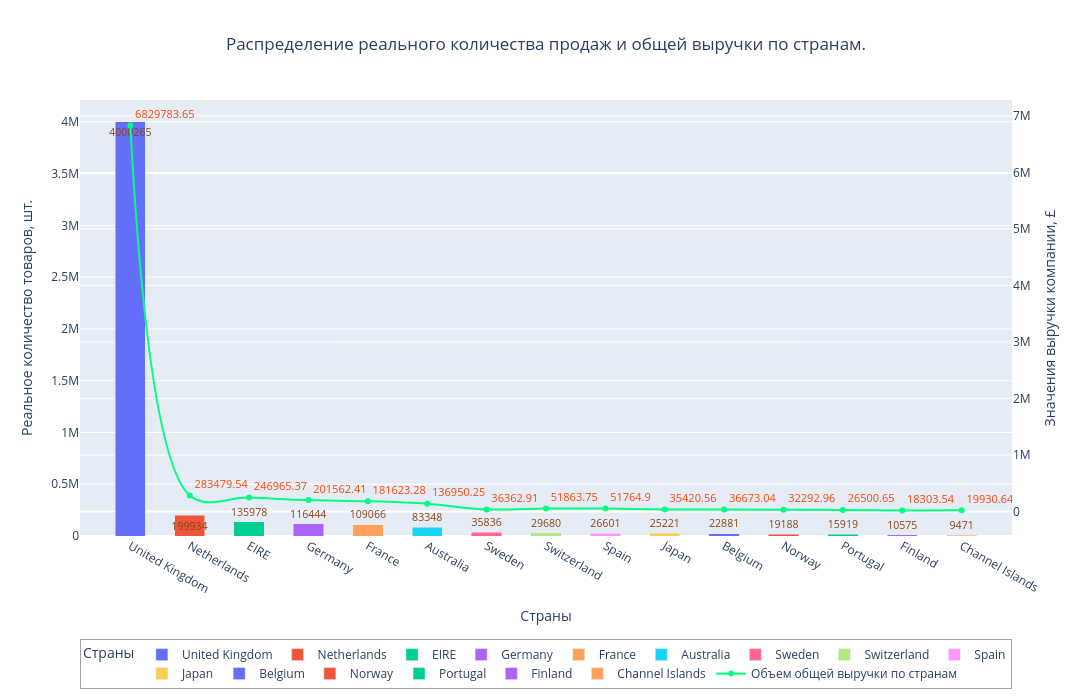
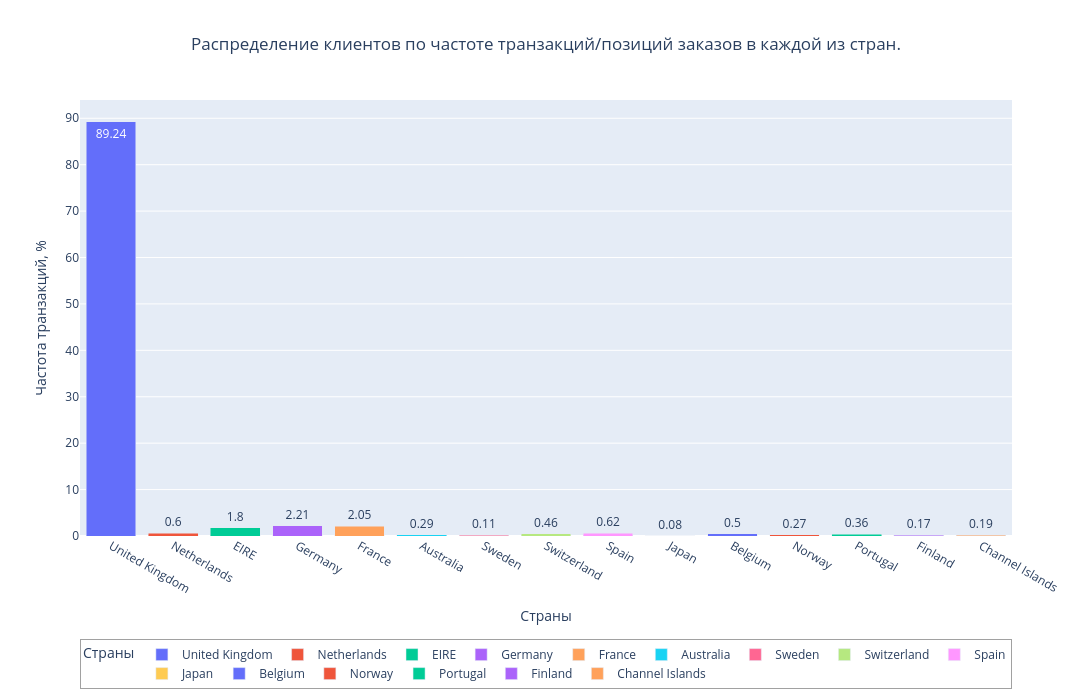

Notebook code cell kept with these figures, in order:
### Markdown cell above
Теперь посмотрим детальнее на клиентов из разных стран. Для более лучшего восприятия визуализации построим диаграммы только для клиентов 15 стран, которые составляют рейтинг наибольших продаж. Стоит отметить, что данные по этим 15 странам составляют около 99% от всех данных. Далее будем рассматривать эти страны.

### Code cell
data_country=data_cleaned.groupby(by='Country',as_index=False).agg({'RealQuantity':'sum', 'TotalPrice':'sum','InvoiceNo':lambda x: round(x.shape[0]/data_cleaned.shape[0]*100, 2)}).\
    rename(columns={'InvoiceNo':'Transaction_frequency'})
display(data_country)
# Построим столбчатую диаграмму и линейный график для визуализации распределения реального количества продаж и общей выручки по странам.
diag_barplot = px.bar(data_frame = data_country.nlargest(n=15, columns=['RealQuantity','TotalPrice']),#.sort_values(by=['RealQuantity','TotalPrice'], ascending=False,)[:15] #ignore_index=True),
            x='Country', y='RealQuantity', 
            barmode='stack', color='Country',
            text='RealQuantity', orientation='v',
            title="Распределение реального количества продаж и общей выручки по странам.", 
            #pattern_shape='Country', pattern_shape_sequence=["/", "x", "\\", "+"],
            labels={'RealQuantity':'Реальное количество товаров, шт.', 'Country':'Страны'},
            height =700, width = 1300,)
diag_barplot.update_layout( uniformtext_minsize=10, uniformtext_mode='show', title_xanchor='center', title_x=0.5) # настраиваем подпись на столбцах диаграммы и заголовок диаграммы
diag_barplot.update_layout( legend=dict( font = dict(size= 12), borderwidth=0.5, orientation= 'h', x= 0.5, y= -0.35,  maxheight = 0.1,
                               xanchor= 'center', yanchor= 'bottom')) # настраиваем легенду
#diag_barplot.update_traces(showlegend=False)  #Отключаем легенду
#diag_barplot.update_yaxes(visible=True, showticklabels=False)
diag_barplot.update_traces(width=0.51, textfont_size=13, textposition = "auto", textangle=0, textfont_color='saddlebrown') # настраиваем ширину столбцов диаграммы и подписи на ней
diag_barplot.update_xaxes(side = 'bottom') # место подписи на оси x
diag_barplot.add_trace(px.line(data_frame=data_country.nlargest(n=15, columns=['RealQuantity','TotalPrice']), x='Country', \
    y='TotalPrice', color_discrete_sequence= ['springgreen'], line_shape = 'spline', text='TotalPrice')# line_dash_sequence=['dashdot'])\
    .update_traces(hovertemplate='Объем выручки: %{y} £<br>в стране: %{x}')
    .update_traces(yaxis="y3", name="Объем общей выручки по странам", textfont_color='orangered', textposition = "top right", textfont_size=11).data[0])\
    .update_layout(yaxis3={"overlaying": "y", "side": "right", "title_text":"Значения выручки компании, £"}, showlegend=True,).update_traces(showlegend=True)
diag_barplot.show()

# Добавляем к построенной диаграмме количественную столбчатую диаграмму, чтобы показать соотношения частот позиций заказов/транзакций в каждой из стран (соотношение долей).
diag_barplot_freq = px.bar(data_frame = data_country.nlargest(n=15, columns=['RealQuantity','TotalPrice']),#.sort_values(by=['RealQuantity','TotalPrice'], ascending=False,)[:15] #ignore_index=True),
            x='Country', y='Transaction_frequency', 
            barmode='stack', color='Country',
            text='Transaction_frequency', orientation='v',
            title="Распределение клиентов по частоте транзакций/позиций заказов в каждой из стран.", 
            #pattern_shape='Country', pattern_shape_sequence=["/", "x", "\\", "+"],
            labels={'Transaction_frequency':'Частота транзакций, %', 'Country':'Страны'},
            height =700, width = 1300,)
diag_barplot_freq.update_layout( uniformtext_minsize=10, uniformtext_mode='show', title_xanchor='center', title_x=0.5) # настраиваем подпись на столбцах диаграммы и заголовок диаграммы
diag_barplot_freq.update_layout( legend=dict( font = dict(size= 12), borderwidth=0.5, orientation= 'h', x= 0.5, y= -0.35,  maxheight = 0.1,
                               xanchor= 'center', yanchor= 'bottom')) # настраиваем легенду

### Figure 1 — Plotly figure (JSON) as saved in the notebook; plotly's stock layout.template omitted (floating-point values rounded to 4 significant figures)
{"data": [{"hovertemplate": "Страны=%{x}<br>Реальное количество товаров, шт.=%{text}<extra></extra>", "legendgroup": "United Kingdom", "marker": {"color": "#636efa", "pattern": {"shape": ""}}, "name": "United Kingdom", "orientation": "v", "showlegend": true, "text": [4000000.0], "textangle": 0, "textfont": {"color": "saddlebrown", "size": 13}, "textposition": "auto", "type": "bar", "width": 0.51, "x": ["United Kingdom"], "xaxis": "x", "y": [4000000.0], "yaxis": "y"}, {"hovertemplate": "Страны=%{x}<br>Реальное количество товаров, шт.=%{text}<extra></extra>", "legendgroup": "Netherlands", "marker": {"color": "#EF553B", "pattern": {"shape": ""}}, "name": "Netherlands", "orientation": "v", "showlegend": true, "text": [199900.0], "textangle": 0, "textfont": {"color": "saddlebrown", "size": 13}, "textposition": "auto", "type": "bar", "width": 0.51, "x": ["Netherlands"], "xaxis": "x", "y": [199900.0], "yaxis": "y"}, {"hovertemplate": "Страны=%{x}<br>Реальное количество товаров, шт.=%{text}<extra></extra>", "legendgroup": "EIRE", "marker": {"color": "#00cc96", "pattern": {"shape": ""}}, "name": "EIRE", "orientation": "v", "showlegend": true, "text": [136000.0], "textangle": 0, "textfont": {"color": "saddlebrown", "size": 13}, "textposition": "auto", "type": "bar", "width": 0.51, "x": ["EIRE"], "xaxis": "x", "y": [136000.0], "yaxis": "y"}, {"hovertemplate": "Страны=%{x}<br>Реальное количество товаров, шт.=%{text}<extra></extra>", "legendgroup": "Germany", "marker": {"color": "#ab63fa", "pattern": {"shape": ""}}, "name": "Germany", "orientation": "v", "showlegend": true, "text": [116400.0], "textangle": 0, "textfont": {"color": "saddlebrown", "size": 13}, "textposition": "auto", "type": "bar", "width": 0.51, "x": ["Germany"], "xaxis": "x", "y": [116400.0], "yaxis": "y"}, {"hovertemplate": "Страны=%{x}<br>Реальное количество товаров, шт.=%{text}<extra></extra>", "legendgroup": "France", "marker": {"color": "#FFA15A", "pattern": {"shape": ""}}, "name": "France", "orientation": "v", "showlegend": true, "text": [109100.0], "textangle": 0, "textfont": {"color": "saddlebrown", "size": 13}, "textposition": "auto", "type": "bar", "width": 0.51, "x": ["France"], "xaxis": "x", "y": [109100.0], "yaxis": "y"}, {"hovertemplate": "Страны=%{x}<br>Реальное количество товаров, шт.=%{text}<extra></extra>", "legendgroup": "Australia", "marker": {"color": "#19d3f3", "pattern": {"shape": ""}}, "name": "Australia", "orientation": "v", "showlegend": true, "text": [83350.0], "textangle": 0, "textfont": {"color": "saddlebrown", "size": 13}, "textposition": "auto", "type": "bar", "width": 0.51, "x": ["Australia"], "xaxis": "x", "y": [83350.0], "yaxis": "y"}, {"hovertemplate": "Страны=%{x}<br>Реальное количество товаров, шт.=%{text}<extra></extra>", "legendgroup": "Sweden", "marker": {"color": "#FF6692", "pattern": {"shape": ""}}, "name": "Sweden", "orientation": "v", "showlegend": true, "text": [35840.0], "textangle": 0, "textfont": {"color": "saddlebrown", "size": 13}, "textposition": "auto", "type": "bar", "width": 0.51, "x": ["Sweden"], "xaxis": "x", "y": [35840.0], "yaxis": "y"}, {"hovertemplate": "Страны=%{x}<br>Реальное количество товаров, шт.=%{text}<extra></extra>", "legendgroup": "Switzerland", "marker": {"color": "#B6E880", "pattern": {"shape": ""}}, "name": "Switzerland", "orientation": "v", "showlegend": true, "text": [29680.0], "textangle": 0, "textfont": {"color": "saddlebrown", "size": 13}, "textposition": "auto", "type": "bar", "width": 0.51, "x": ["Switzerland"], "xaxis": "x", "y": [29680.0], "yaxis": "y"}, {"hovertemplate": "Страны=%{x}<br>Реальное количество товаров, шт.=%{text}<extra></extra>", "legendgroup": "Spain", "marker": {"color": "#FF97FF", "pattern": {"shape": ""}}, "name": "Spain", "orientation": "v", "showlegend": true, "text": [26600.0], "textangle": 0, "textfont": {"color": "saddlebrown", "size": 13}, "textposition": "auto", "type": "bar", "width": 0.51, "x": ["Spain"], "xaxis": "x", "y": [26600.0], "yaxis": "y"}, {"hovertemplate": "Страны=%{x}<br>Реальное количество товаров, шт.=%{text}<extra></extra>", "legendgroup": "Japan", "marker": {"color": "#FECB52", "pattern": {"shape": ""}}, "name": "Japan", "orientation": "v", "showlegend": true, "text": [25220.0], "textangle": 0, "textfont": {"color": "saddlebrown", "size": 13}, "textposition": "auto", "type": "bar", "width": 0.51, "x": ["Japan"], "xaxis": "x", "y": [25220.0], "yaxis": "y"}, {"hovertemplate": "Страны=%{x}<br>Реальное количество товаров, шт.=%{text}<extra></extra>", "legendgroup": "Belgium", "marker": {"color": "#636efa", "pattern": {"shape": ""}}, "name": "Belgium", "orientation": "v", "showlegend": true, "text": [22880.0], "textangle": 0, "textfont": {"color": "saddlebrown", "size": 13}, "textposition": "auto", "type": "bar", "width": 0.51, "x": ["Belgium"], "xaxis": "x", "y": [22880.0], "yaxis": "y"}, {"hovertemplate": "Страны=%{x}<br>Реальное количество товаров, шт.=%{text}<extra></extra>", "legendgroup": "Norway", "marker": {"color": "#EF553B", "pattern": {"shape": ""}}, "name": "Norway", "orientation": "v", "showlegend": true, "text": [19190.0], "textangle": 0, "textfont": {"color": "saddlebrown", "size": 13}, "textposition": "auto", "type": "bar", "width": 0.51, "x": ["Norway"], "xaxis": "x", "y": [19190.0], "yaxis": "y"}, {"hovertemplate": "Страны=%{x}<br>Реальное количество товаров, шт.=%{text}<extra></extra>", "legendgroup": "Portugal", "marker": {"color": "#00cc96", "pattern": {"shape": ""}}, "name": "Portugal", "orientation": "v", "showlegend": true, "text": [15920.0], "textangle": 0, "textfont": {"color": "saddlebrown", "size": 13}, "textposition": "auto", "type": "bar", "width": 0.51, "x": ["Portugal"], "xaxis": "x", "y": [15920.0], "yaxis": "y"}, {"hovertemplate": "Страны=%{x}<br>Реальное количество товаров, шт.=%{text}<extra></extra>", "legendgroup": "Finland", "marker": {"color": "#ab63fa", "pattern": {"shape": ""}}, "name": "Finland", "orientation": "v", "showlegend": true, "text": [10580.0], "textangle": 0, "textfont": {"color": "saddlebrown", "size": 13}, "textposition": "auto", "type": "bar", "width": 0.51, "x": ["Finland"], "xaxis": "x", "y": [10580.0], "yaxis": "y"}, {"hovertemplate": "Страны=%{x}<br>Реальное количество товаров, шт.=%{text}<extra></extra>", "legendgroup": "Channel Islands", "marker": {"color": "#FFA15A", "pattern": {"shape": ""}}, "name": "Channel Islands", "orientation": "v", "showlegend": true, "text": [9471.0], "textangle": 0, "textfont": {"color": "saddlebrown", "size": 13}, "textposition": "auto", "type": "bar", "width": 0.51, "x": ["Channel Islands"], "xaxis": "x", "y": [9471.0], "yaxis": "y"}, {"hovertemplate": "Объем выручки: %{y} £<br>в стране: %{x}", "legendgroup": "", "line": {"color": "springgreen", "dash": "solid", "shape": "spline"}, "marker": {"symbol": "circle"}, "mode": "lines+markers+text", "name": "Объем общей выручки по странам", "orientation": "v", "showlegend": true, "text": [6830000.0, 283500.0, 247000.0, 201600.0, 181600.0, 137000.0, 36360.0, 51860.0, 51760.0, 35420.0, 36670.0, 32290.0, 26500.0, 18300.0, 19930.0], "textfont": {"color": "orangered", "size": 11}, "textposition": "top right", "type": "scatter", "x": ["United Kingdom", "Netherlands", "EIRE", "Germany", "France", "Australia", "Sweden", "Switzerland", "Spain", "Japan", "Belgium", "Norway", "Portugal", "Finland", "Channel Islands"], "xaxis": "x", "y": [6830000.0, 283500.0, 247000.0, 201600.0, 181600.0, 137000.0, 36360.0, 51860.0, 51760.0, 35420.0, 36670.0, 32290.0, 26500.0, 18300.0, 19930.0], "yaxis": "y3"}], "layout": {"barmode": "stack", "height": 700, "legend": {"borderwidth": 0.5, "font": {"size": 12}, "maxheight": 0.1, "orientation": "h", "title": {"text": "Страны"}, "tracegroupgap": 0, "x": 0.5, "xanchor": "center", "y": -0.35, "yanchor": "bottom"}, "showlegend": true, "title": {"text": "Распределение реального количества продаж и общей выручки по странам.", "x": 0.5, "xanchor": "center"}, "uniformtext": {"minsize": 10, "mode": "show"}, "width": 1300, "xaxis": {"anchor": "y", "categoryarray": ["United Kingdom", "Netherlands", "EIRE", "Germany", "France", "Australia", "Sweden", "Switzerland", "Spain", "Japan", "Belgium", "Norway", "Portugal", "Finland", "Channel Islands"], "categoryorder": "array", "domain": [0, 1], "side": "bottom", "title": {"text": "Страны"}}, "yaxis": {"anchor": "x", "domain": [0, 1], "title": {"text": "Реальное количество товаров, шт."}}, "yaxis3": {"overlaying": "y", "side": "right", "title": {"text": "Значения выручки компании, £"}}}}

### Figure 2 — Plotly figure (JSON) as saved in the notebook; plotly's stock layout.template omitted (floating-point values rounded to 4 significant figures)
{"data": [{"hovertemplate": "Страны=%{x}<br>Частота транзакций, %=%{text}<extra></extra>", "legendgroup": "United Kingdom", "marker": {"color": "#636efa", "pattern": {"shape": ""}}, "name": "United Kingdom", "orientation": "v", "showlegend": true, "text": [89.24], "textposition": "auto", "type": "bar", "x": ["United Kingdom"], "xaxis": "x", "y": [89.24], "yaxis": "y"}, {"hovertemplate": "Страны=%{x}<br>Частота транзакций, %=%{text}<extra></extra>", "legendgroup": "Netherlands", "marker": {"color": "#EF553B", "pattern": {"shape": ""}}, "name": "Netherlands", "orientation": "v", "showlegend": true, "text": [0.6], "textposition": "auto", "type": "bar", "x": ["Netherlands"], "xaxis": "x", "y": [0.6], "yaxis": "y"}, {"hovertemplate": "Страны=%{x}<br>Частота транзакций, %=%{text}<extra></extra>", "legendgroup": "EIRE", "marker": {"color": "#00cc96", "pattern": {"shape": ""}}, "name": "EIRE", "orientation": "v", "showlegend": true, "text": [1.8], "textposition": "auto", "type": "bar", "x": ["EIRE"], "xaxis": "x", "y": [1.8], "yaxis": "y"}, {"hovertemplate": "Страны=%{x}<br>Частота транзакций, %=%{text}<extra></extra>", "legendgroup": "Germany", "marker": {"color": "#ab63fa", "pattern": {"shape": ""}}, "name": "Germany", "orientation": "v", "showlegend": true, "text": [2.21], "textposition": "auto", "type": "bar", "x": ["Germany"], "xaxis": "x", "y": [2.21], "yaxis": "y"}, {"hovertemplate": "Страны=%{x}<br>Частота транзакций, %=%{text}<extra></extra>", "legendgroup": "France", "marker": {"color": "#FFA15A", "pattern": {"shape": ""}}, "name": "France", "orientation": "v", "showlegend": true, "text": [2.05], "textposition": "auto", "type": "bar", "x": ["France"], "xaxis": "x", "y": [2.05], "yaxis": "y"}, {"hovertemplate": "Страны=%{x}<br>Частота транзакций, %=%{text}<extra></extra>", "legendgroup": "Australia", "marker": {"color": "#19d3f3", "pattern": {"shape": ""}}, "name": "Australia", "orientation": "v", "showlegend": true, "text": [0.29], "textposition": "auto", "type": "bar", "x": ["Australia"], "xaxis": "x", "y": [0.29], "yaxis": "y"}, {"hovertemplate": "Страны=%{x}<br>Частота транзакций, %=%{text}<extra></extra>", "legendgroup": "Sweden", "marker": {"color": "#FF6692", "pattern": {"shape": ""}}, "name": "Sweden", "orientation": "v", "showlegend": true, "text": [0.11], "textposition": "auto", "type": "bar", "x": ["Sweden"], "xaxis": "x", "y": [0.11], "yaxis": "y"}, {"hovertemplate": "Страны=%{x}<br>Частота транзакций, %=%{text}<extra></extra>", "legendgroup": "Switzerland", "marker": {"color": "#B6E880", "pattern": {"shape": ""}}, "name": "Switzerland", "orientation": "v", "showlegend": true, "text": [0.46], "textposition": "auto", "type": "bar", "x": ["Switzerland"], "xaxis": "x", "y": [0.46], "yaxis": "y"}, {"hovertemplate": "Страны=%{x}<br>Частота транзакций, %=%{text}<extra></extra>", "legendgroup": "Spain", "marker": {"color": "#FF97FF", "pattern": {"shape": ""}}, "name": "Spain", "orientation": "v", "showlegend": true, "text": [0.62], "textposition": "auto", "type": "bar", "x": ["Spain"], "xaxis": "x", "y": [0.62], "yaxis": "y"}, {"hovertemplate": "Страны=%{x}<br>Частота транзакций, %=%{text}<extra></extra>", "legendgroup": "Japan", "marker": {"color": "#FECB52", "pattern": {"shape": ""}}, "name": "Japan", "orientation": "v", "showlegend": true, "text": [0.08], "textposition": "auto", "type": "bar", "x": ["Japan"], "xaxis": "x", "y": [0.08], "yaxis": "y"}, {"hovertemplate": "Страны=%{x}<br>Частота транзакций, %=%{text}<extra></extra>", "legendgroup": "Belgium", "marker": {"color": "#636efa", "pattern": {"shape": ""}}, "name": "Belgium", "orientation": "v", "showlegend": true, "text": [0.5], "textposition": "auto", "type": "bar", "x": ["Belgium"], "xaxis": "x", "y": [0.5], "yaxis": "y"}, {"hovertemplate": "Страны=%{x}<br>Частота транзакций, %=%{text}<extra></extra>", "legendgroup": "Norway", "marker": {"color": "#EF553B", "pattern": {"shape": ""}}, "name": "Norway", "orientation": "v", "showlegend": true, "text": [0.27], "textposition": "auto", "type": "bar", "x": ["Norway"], "xaxis": "x", "y": [0.27], "yaxis": "y"}, {"hovertemplate": "Страны=%{x}<br>Частота транзакций, %=%{text}<extra></extra>", "legendgroup": "Portugal", "marker": {"color": "#00cc96", "pattern": {"shape": ""}}, "name": "Portugal", "orientation": "v", "showlegend": true, "text": [0.36], "textposition": "auto", "type": "bar", "x": ["Portugal"], "xaxis": "x", "y": [0.36], "yaxis": "y"}, {"hovertemplate": "Страны=%{x}<br>Частота транзакций, %=%{text}<extra></extra>", "legendgroup": "Finland", "marker": {"color": "#ab63fa", "pattern": {"shape": ""}}, "name": "Finland", "orientation": "v", "showlegend": true, "text": [0.17], "textposition": "auto", "type": "bar", "x": ["Finland"], "xaxis": "x", "y": [0.17], "yaxis": "y"}, {"hovertemplate": "Страны=%{x}<br>Частота транзакций, %=%{text}<extra></extra>", "legendgroup": "Channel Islands", "marker": {"color": "#FFA15A", "pattern": {"shape": ""}}, "name": "Channel Islands", "orientation": "v", "showlegend": true, "text": [0.19], "textposition": "auto", "type": "bar", "x": ["Channel Islands"], "xaxis": "x", "y": [0.19], "yaxis": "y"}], "layout": {"barmode": "stack", "height": 700, "legend": {"borderwidth": 0.5, "font": {"size": 12}, "maxheight": 0.1, "orientation": "h", "title": {"text": "Страны"}, "tracegroupgap": 0, "x": 0.5, "xanchor": "center", "y": -0.35, "yanchor": "bottom"}, "title": {"text": "Распределение клиентов по частоте транзакций/позиций заказов в каждой из стран.", "x": 0.5, "xanchor": "center"}, "uniformtext": {"minsize": 10, "mode": "show"}, "width": 1300, "xaxis": {"anchor": "y", "categoryarray": ["United Kingdom", "Netherlands", "EIRE", "Germany", "France", "Australia", "Sweden", "Switzerland", "Spain", "Japan", "Belgium", "Norway", "Portugal", "Finland", "Channel Islands"], "categoryorder": "array", "domain": [0, 1], "title": {"text": "Страны"}}, "yaxis": {"anchor": "x", "domain": [0, 1], "title": {"text": "Частота транзакций, %"}}}}
